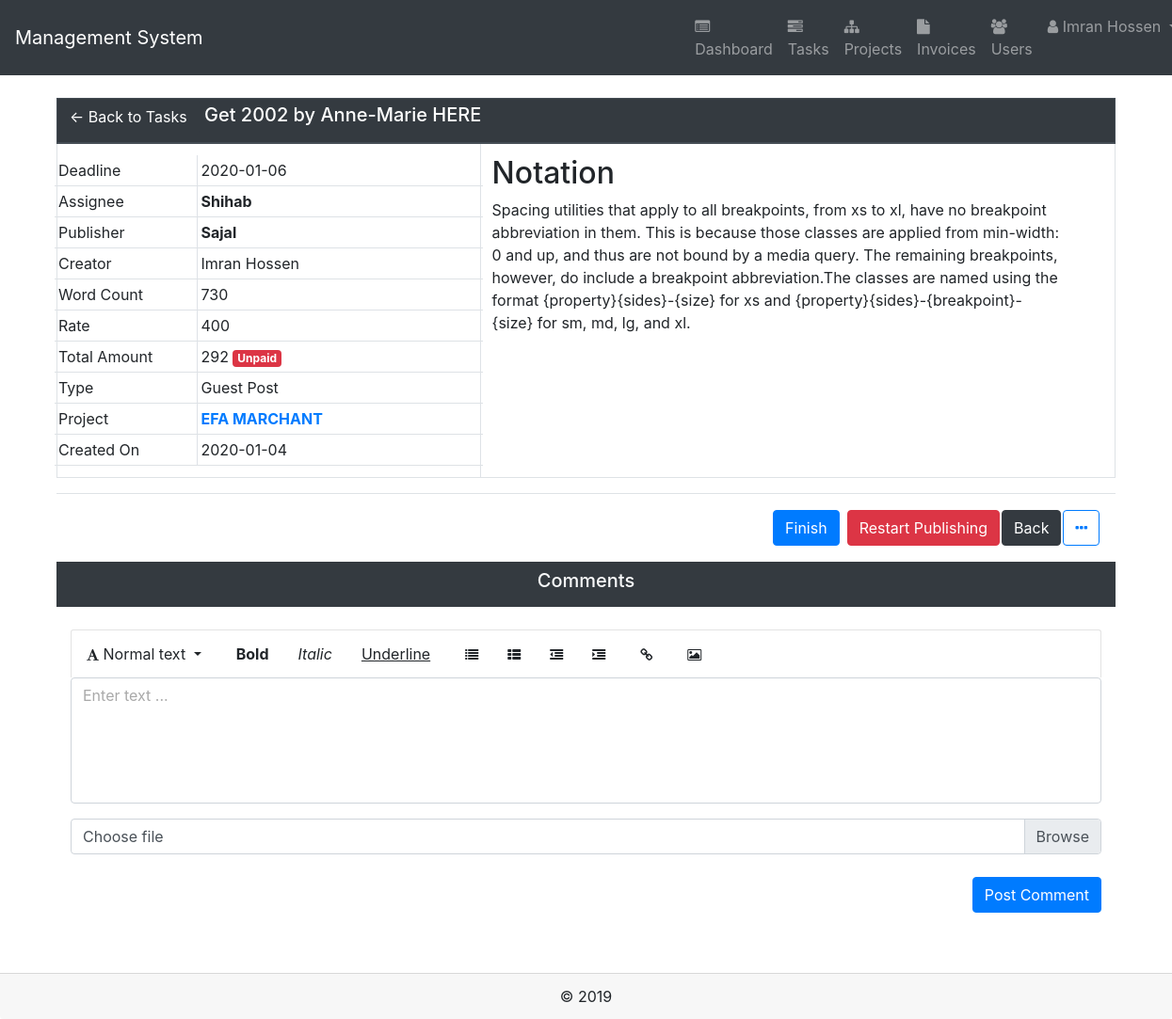
/task.php?id=10&ref=tasks (signed in), run on the app's committed database.
### tables this page shows
CREATE TABLE `tasks` (
  `id` int(255) NOT NULL,
  `name` varchar(255) NOT NULL,
  `description` varchar(10000) NOT NULL,
  `assignee` int(255) NOT NULL,
  `creator` int(255) NOT NULL,
  `words` int(255) NOT NULL,
  `rate` int(255) NOT NULL,
  `type` varchar(255) NOT NULL,
  `project` int(255) NOT NULL,
  `deadline` date DEFAULT NULL,
  `created` timestamp(6) NOT NULL DEFAULT CURRENT_TIMESTAMP(6),
  `status` varchar(100) NOT NULL,
  `publishing` int(255) NOT NULL,
  `publisher` int(255) NOT NULL,
  `publish_status` int(255) NOT NULL,
  `publish_link` varchar(255) NOT NULL,
  `invoice` varchar(255) NOT NULL,
  `attachment` varchar(1000) NOT NULL,
  `remarks` varchar(1000) NOT NULL,
  `priority` int(255) NOT NULL
);

CREATE TABLE `users` (
  `id` int(255) NOT NULL,
  `name` varchar(100) NOT NULL,
  `email` varchar(100) NOT NULL,
  `phone` varchar(20) NOT NULL,
  `address` varchar(255) NOT NULL,
  `payment_method` varchar(255) NOT NULL,
  `payment_account` varchar(255) NOT NULL,
  `rate` int(255) NOT NULL,
  `role` varchar(100) NOT NULL,
  `fb_url` varchar(255) NOT NULL,
  `twitter_url` varchar(255) NOT NULL,
  `instagram_url` varchar(255) NOT NULL,
  `password` varchar(20) NOT NULL,
  `picture` varchar(10000) NOT NULL,
  `quality` int(1) NOT NULL,
  `join_date` timestamp(6) NOT NULL DEFAULT CURRENT_TIMESTAMP(6)
);

CREATE TABLE `projects` (
  `id` int(255) NOT NULL,
  `name` varchar(255) NOT NULL,
  `description` varchar(10000) NOT NULL,
  `creator` int(255) DEFAULT NULL,
  `deadline` timestamp(6) NULL DEFAULT NULL,
  `created` timestamp(6) NOT NULL DEFAULT CURRENT_TIMESTAMP(6),
  `status` int(255) NOT NULL
);

### functions/DB.func.php (called while the page is built, shortened)
<?php
function get_user_data($connect,$id){
	$sql = "SELECT * FROM users WHERE id=$id";
	$result = $connect->query($sql);
	if ($result->num_rows > 0) {
		return $result->fetch_assoc();
	}
}
function get_project_by_id($connect,$id){
	$sql = "SELECT * FROM projects WHERE id=$id";
	$result = $connect->query($sql);
	if ($result->num_rows > 0) {
		return $result->fetch_assoc();
	} else {
		return "0";
	}
}
function get_task_data($connect,$id){
	$sql = "SELECT * FROM tasks WHERE id=$id";
	$result = $connect->query($sql);
	if ($result->num_rows > 0) {
		return $result;
	}
}
?>

### task.php (the view, shortened to what this page needs)
<?php
include_once "inc/header.php";
if (isset($_GET['id'])) {
	$result = get_task_data($connect,$_GET['id']);
	$data = $result->fetch_assoc();
	?>
	<?php if (isset($_GET['edit'])){ ?>
		<form method="post">
			<table class="table table-bordered">
				<thead class="thead-dark">
					<tr>
						<th scope="col" colspan="2" class="p-0">
							<a href="?ref=<?php echo $_GET['ref'];?>&id=<?php echo $data['id'];?>" class="btn btn-dark">← Back to Task</a> Edit Task
						</th>
					</tr>
				</thead>
				<tbody>
					<tr>
						<th scope="row">Name</th>
						<td><input class="form-control" type="text" name="name" value="<?php echo $data['name'];?>"></td>
					</tr>
					<tr>
						<th scope="row">Deadline</th>
						<td><input type="date" class="form-control" id="deadline" name="deadline" value="<?php echo $data['deadline'];?>"></td>
					</tr>
					<tr>
						<th scope="row">Assignee</th>
						<td>
							<select class="form-control" name="assignee">
								<option value="<?php echo $data['assignee'];?>" selected><?php echo get_user_data($connect,$data['assignee'])['name'];?> (Selected)</option>
								<?php
								$users = get_users($connect);
								while ($user = mysqli_fetch_array($users)) {
									echo "<option value='".$user['id']."'>".$user['name']."</option>";
								}
								?>
							</select>
						</td>
					</tr>
					<tr>
						<th scope="row">Creator</th>
						<td>
							<?php
							if ($_SESSION['id'] == $data['creator'] || $_SESSION['role'] == 1) {?>
								<select class="form-control" name="creator">
									<option value="<?php echo $data['creator'];?>" selected><?php echo get_user_data($connect,$data['creator'])['name'];?> (Selected)</option>
									<?php
									$users = get_users($connect);
									while ($user = mysqli_fetch_array($users)) {
										echo "<option value='".$user['id']."'>".$user['name']."</option>";
									}
									?>
								</select>
								<?php
							} else {?>
								<input type="hidden" name="creator" value="<?php echo $data['creator'];?>">
								<?php $user = get_user_data($connect,$data['creator']); echo $user['name']; } ?>
							</td>
						</tr>
						<tr>
							<th scope="row">Word Count</th>
							<td><input type="number" class="form-control" id="words" name="words" value="<?php echo $data['words'];?>"></td>
						</tr>
						<tr>
							<th scope="row">Rate (Per 1K	)</th>
							<td><input type="number" class="form-control" id="rate" name="rate" value="<?php echo $data['rate'];?>"></td>
						</tr>
						<tr>
							<th scope="row">Type</th>
							<td><select id="type" class="form-control" name="type"><option value="<?php echo $data['type'];?>" selected><?php echo $data['type'];?> (Selected)</option><option value="Review Article">Review Article</option><option value="Info Article">Info Article</option><option value="Blog Article">Blog Article</option><option value="Web 2.0 Article">Web 2.0 Article</option><option value="Page Content">Page Content</option><option value="Guest Post">Guest Post</option></select></td>
						</tr>
						<tr>
							<th scope="row">Project</th>
							<td><select id="project" class="form-control" name="project">
								<option value="<?php echo $data['project'];?>" selected><?php echo get_project($connect,$data['project'])['name'];?> (Selected)</option>
								<?php
								$result = get_projects($connect);
								while ($project = mysqli_fetch_array($result)) {
									echo "<option value='".$project['id']."'>".$project['name']."</option>";
								}
								?>
							</select></td>
						</tr>
						<tr>
							<th scope="row">Created On</th>
							<td><?php echo date("Y-m-d h:i:sa",strtotime($data['created']));?></td>
						</tr>
						<tr>
							<th scope="row">Publishing</th>
							<td>
								<div class="form-check pub">
									<input class="form-check-input" type="checkbox" id="publishing" name="publishing" value="1" <?php if ($data['publishing']==1) {echo "checked";}?>>
									<label class="form-check-label" for="publishing">
										Publishing Requirement
									</label>
								</div>
							</td>
						</tr>
						<tr>
							<th scope="row">Priority</th>
							<td>
								<div class="form-check pub">
									<input class="form-check-input" type="checkbox" id="priority" name="priority" value="1" <?php if ($data['priority']==1) {echo "checked";}?>>
									<label class="form-check-label" for="priority">
										<i class="text-danger fa fa-fire" data-toggle="tooltip" data-placement="top" title="High"></i>
									</label>
								</div>
							</td>
						</tr>
					</tbody>
				</table>
				<br>
				<textarea rows="15" class="form-control" id="description" name="description"><?php echo base64_decode($data['description']);?></textarea>
				<br/>
				<input type="hidden" name="id" value="<?php echo $data['id'];?>">
				<input type="hidden" name="update">
				<div class="modal-footer">
					<button class="btn btn-primary">Save Task</button>
					<a href="?ref=<?php echo $_GET['ref'];?>&id=<?php echo $data['id'];?>" class="btn btn-dark">Cancel</a>
				</div>
			</form>
		<?php } else{ ?>
			<table class="table table-bordered">
				<thead class="thead-dark">
					<tr>
						<th scope="col" colspan="2" class="p-0">
							<h5> <a href="tasks.php"><button class="btn btn-dark">← Back to Tasks </button></a> <?php echo $data['name']?> <?php if ($data['priority']==1) {?>
								<i class="text-danger fa fa-fire" data-toggle="tooltip" data-placement="top" title="High"></i><?php } ?></h5>
						</th>
					</tr>
				</thead>
				<tbody>
					<tr>
						<td width="40%">
							<div class="row">
							<div class="col-4 border-right border-bottom p-1">Deadline</div>
						<div class="col-8 border-bottom p-1"><?php echo $data['deadline'];?> </div>
					<?php if ($_SESSION['role'] !=4) {?>
							<div class="col-4 border-right border-bottom p-1">Assignee</div>
							<div class="col-8 border-bottom p-1"><b><?php $user = get_user_data($connect,$data['assignee']); echo $user['name']; ?></b></div>
					<?php } ?>
					<?php if ($_SESSION['role'] ==4 || $_SESSION['role'] ==1 || $_SESSION['role'] ==2) {?>
						<div class="col-4 border-right border-bottom p-1">Publisher</div>
							<div class="col-8 border-bottom p-1"><b><?php $user = get_user_data($connect,$data['publisher']); echo $user['name']; ?></b></div>
					<?php } ?>
					<div class="col-4 border-right border-bottom p-1">Creator</div>
						<div class="col-8 border-bottom p-1"><?php $user = get_user_data($connect,$data['creator']); echo $user['name']; ?></div>
					<?php if ($_SESSION['role'] !=4) {?>
						<div class="col-4 border-right border-bottom p-1">Word Count</div>
							<div class="col-8 border-bottom p-1"><?php echo $data['words']; ?></div>
						<div class="col-4 border-right border-bottom p-1">Rate</div>
							<div class="col-8 border-bottom p-1"><?php echo $data['rate']; ?></div>
							<?php if ($_SESSION['role'] ==1 || $_SESSION['role'] ==2) {?>
						<div class="col-4 border-right border-bottom p-1">Total Amount</div>
							<div class="col-8 border-bottom p-1"><?php echo ($data['rate']/1000)*$data['words']; ?> <?php if($data['status']==4){ echo "<span class='badge badge-success'>Paid";}else{echo "<span class='badge badge-danger'>Unpaid";} echo "</span>";?></div>
				<?php } } ?>
				<div class="col-4 border-right border-bottom p-1">Type</div>
					<div class="col-8 border-bottom p-1"><?php echo $data['type'];?></div>
				<div class="col-4 border-right border-bottom p-1">Project</div>
					<div class="col-8 border-bottom p-1"><?php if($_SESSION['role']==1 || $_SESSION['role']==2){?>
						<a href="project.php?id=<?php echo $data['project'];?>&ref=projects"><b><?php $project = get_project_by_id($connect,$data['project']);
						if ($project !=0) {
							echo $project['name'];
						} ?></b></a>
					<?php } else { echo $project = get_project_by_id($connect,$data['project'])['name'];}?>
				</div>
			<div class="col-4 border-right border-bottom p-1">Created On</div>
				<div class="col-8 border-bottom p-1"><?php echo date("Y-m-d",strtotime($data['created']));?></div>
			</div>
			</td>
			<td width="60%">
				<?php echo base64_decode($data['description']); ?>
			</td>
		</tr>
		</tbody>
	</table>
	<div class="modal-footer">
		<?php if($_SESSION['id'] == $data['creator']  || $_SESSION['role'] == 1) {?>
			<table>
				<tr>
					<?php if ($data['publishing']==1) {?>
						<td>
						</td>
						<td>
						</td>
					<?php } else { ?>
						<td><input type="hidden" class="form-control" id="deadline_new" name="deadline_new" value="<?php echo $data['deadline'];?>">
						<input type="hidden" class="form-control" id="publisher" name="publisher" value="">
					</td>
					<?php } ?>
					<td> <input type="number" class="form-control" id="words_count" name="words" placeholder="Words out of <?php echo $data['words'];?>"></td>
					<td><a id="accept" href="#accept-<?php echo $data['id'];?>"><button class="btn btn-success">Accept <?php if ($data['publishing']==1 && $data['publisher'] ==0) {echo "and Transfer";}?> Task</button></a></td>
					<td><a id="return" href="#return-<?php echo $data['id'];?>"><button class="btn btn-danger">Return for Revision</button></a></td>
				<?php }?>
				<?php if ($_SESSION['id'] == $data['assignee'] || $_SESSION['id'] == $data['creator']) {?>
					<td><a id="start" href="#start-<?php echo $data['id'];?>"><button class="btn btn-primary">Start</button></a></td>
					<td><a id="finish" href="#finish-<?php echo $data['id'];?>"><button class="btn btn-primary">Finish</button></a></td>
				<?php }?>
				<?php if ($_SESSION['id'] == $data['publisher'] || $_SESSION['role'] == 1 && $data['publishing']==1) {?>
					<td> <input type="text" class="form-control w-25" id="publish_link" name="publish_link" placeholder="Put your publish link here"></td>
					<td><a id="start_pub" href="#start-<?php echo $data['id'];?>"><button class="btn btn-success">Start Publishing</button></a></td>
					<td><a id="finish_pub" href="#finish-<?php echo $data['id'];?>"><button class="btn btn-primary">Finish Publishing</button></a></td>
					<?php if ($_SESSION['role']==1) {?>
						<td><a id="restart_pub" href="#restart-<?php echo $data['id'];?>"><button class="btn btn-danger">Restart Publishing</button></a></td>
						<?php }?>
				<?php }?>
				<td><a href="<?php echo $_GET['ref'].".php";?>"><button class="btn btn-dark">Back</button></a></td>
				<?php if ($_SESSION['role'] ==1 || $data['creator']==$_SESSION['id']) {?>
					<td>
						<div class="dropdown">
					<button class="btn btn-outline-primary" type="button" id="option" data-toggle="dropdown" aria-haspopup="true" aria-expanded="false"><i class="fa fa-ellipsis-h"></i></button>
				</div></td>
				<?php } ?>
			</tr>
		</table>
	</div>
	<?php
	include 'comments.php';
	?>
<?php } ?>
<?php
}
include_once "inc/footer.php";
?>

### data on the page
tasks: name "Get 2002 by Anne-Marie HERE", deadline "2020-01-06", words "730", rate "400", ($data['rate']/1000)*$data['words'] "292", type "Guest Post", created "2020-01-04", description "Notation Spacing utilities that apply to all breakpoints, from xs to xl, have no breakpoint abbreviation in them. This is because those classes are applied from min-width: 0 and up, and thus are not bound by a media query. The remaining breakpoints, however, do include a breakpoint abbreviation.The classes are named using the format {property}{sides}-{size} for xs and {property}{sides}-{breakpoint}-{size} for sm, md, lg, and xl."
users: name "Shihab"
users: name "Sajal"
users: name "Imran Hossen"
projects: name "EFA MARCHANT"

### other printed values
$_SESSION['name'] "Imran Hossen"
